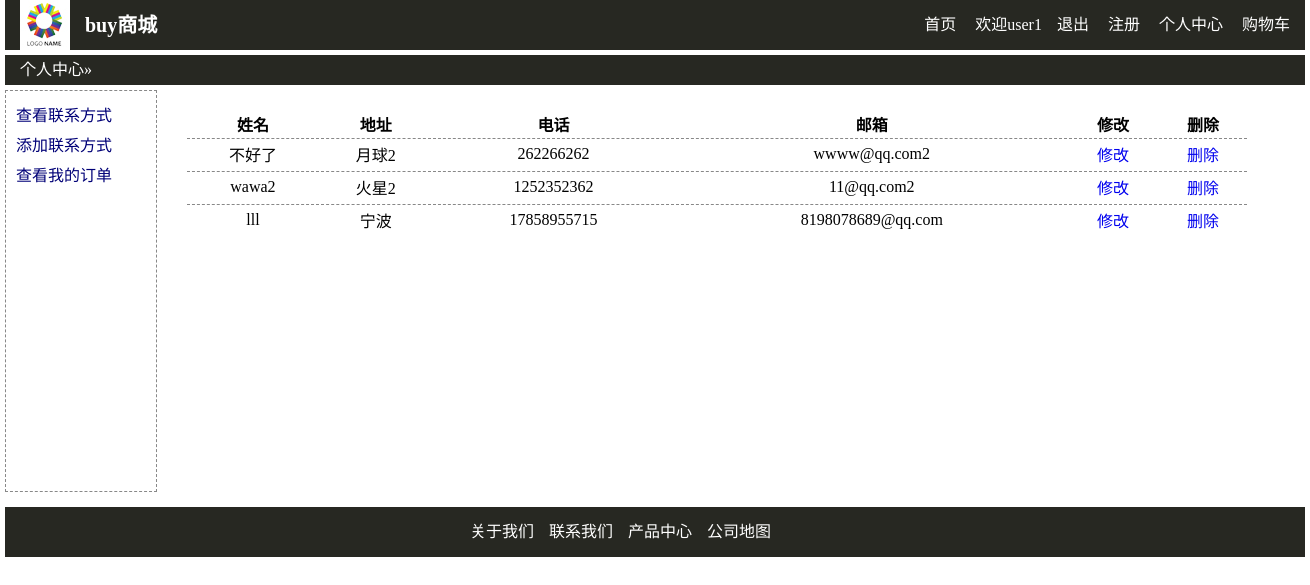
The app's page /home/person/userlist.php (signed in) with its own data.
### tables this page shows
CREATE TABLE `touch` (
  `id` int(11) NOT NULL,
  `name` varchar(50) NOT NULL,
  `addr` varchar(100) NOT NULL,
  `tel` varchar(50) NOT NULL,
  `email` varchar(50) NOT NULL,
  `user_id` int(11) NOT NULL
);

### home/person/userlist.php (the view, shortened to what this page needs)
<?php
$user_id=$_SESSION['home_userid'];
$sql="select * from touch where user_id = {$user_id}";
$rst=mysql_query($sql);
?>
<!DOCTYPE html>
<html>
<head>
	<link rel="stylesheet" type="text/css" href="../public/css/index.css">
</head>
<body>
   <div class="main">
<?php
   include '../header.php';
?>
       <div class="nav"></div>
       <div class="content">
           <div class="floor">
              <div class="floorheader">
                 <div class="left">
                     <span><a href="index.php">个人中心</a>&raquo;</span>
                 </div>
     </div>
     <div class="nav"></div>
     <div class="floorFooter2">
                <div class="floorFooter2left">
                <ul>
              <li><a href="userlist.php">查看联系方式</a></li>
                 <li><a href="useradd.php">添加联系方式</a></li>
                  <li><a href="orderlist.php">查看我的订单</a></li>
                </ul>
                </div>
                <div class="floorFooter2right">
                <table width="95%" >
                <tr>
                  <th>姓名</th>
                  <th>地址</th>
                  <th>电话</th>
                  <th>邮箱</th>
                  <th>修改</th>
                  <th>删除</th>
                </tr>
                <?php
                  while ($row=mysql_fetch_assoc($rst)) {
                echo " <tr>
                 <td>{$row['name']}</td>
                 <td>{$row['addr']}</td>
                 <td>{$row['tel']}</td>
                 <td>{$row['email']}</td>
                 <td><a href='useredit.php?id={$row['id']}'>修改</a></td>
                 <td><a href='userdel.php?id={$row['id']}'>删除</a></td>
                 </tr>";
                 }
                  ?>
                </table>
                </div>
     </div>
</div>
</div>
<?php
include '../footer.php';
?>
</div>
</body>
</html>

### home/public/css/index.css (style rules this page uses)
* { padding: 0px; margin: 0px; font-family: 微软雅黑; }
a { text-decoration: none; }
.main { width: 1300px; margin: 0 auto; }
.nav { height: 5px; }
.floorheader { background-color: #272822; height: 30px; line-height: 30px; color: #fff; padding-left: 15px; padding-right: 15px; }
.floorheader a { color: #fff; }
.floorheader .left { float: left; }
.floor { margin-bottom: 15px; }
.floorFooter2left { width: 150px; height: 400px; float: left; border:1px dashed #888; }
.floorFooter2left ul { list-style: none; padding: 10px; }
.floorFooter2left ul li a { color: #007; }
.floorFooter2left ul li { line-height:30px; }
.floorFooter2right { width: 1120px; float: right; padding-top: 20px; }
.floorFooter2right table tr td { text-align: center; height: 30px; border-top:1px dashed #888; }

### records on screen
touch: name "不好了", addr "月球2", tel "262266262", email "wwww@qq.com2"
touch: name "wawa2", addr "火星2", tel "1252352362", email "11@qq.com2"
touch: name "lll", addr "宁波", tel "17858955715", email "8198078689@qq.com"

### other values on screen
$_SESSION['home_username'] "user1"
